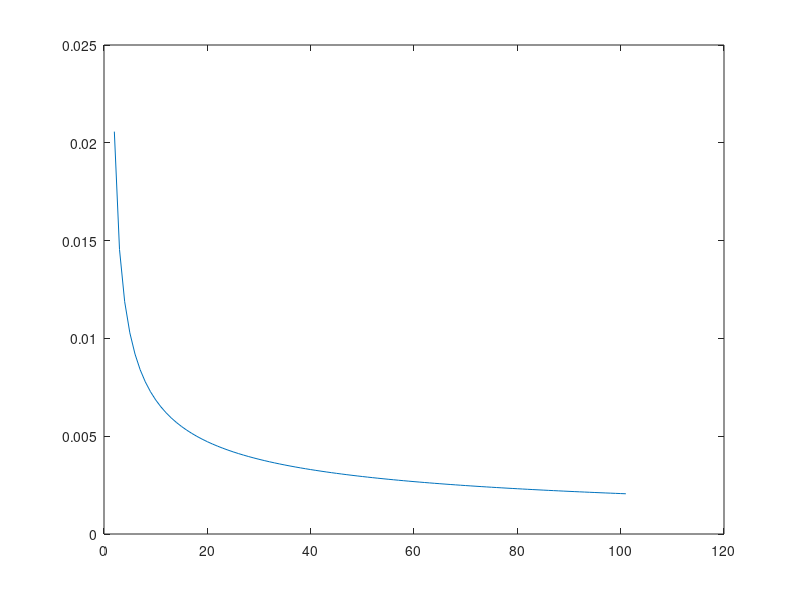

Here is the MATLAB script that generated this plot:
clc;
clear;
x=(0:1:100);
lamda=0.0092;
E_R=98;
beta_R=1.5;
eta_R=E_R/gamma(1+1/beta_R);
beta=0.5;
eta=590.78;
F=exp(-(x/eta_R).^beta_R);
P=exp(-1/eta_R*x);
p=1/eta_R*exp(-1/eta_R*x);%概率密度
f=diff(F);
h=beta/eta*(x/eta).^(beta-1);
plot(h);
